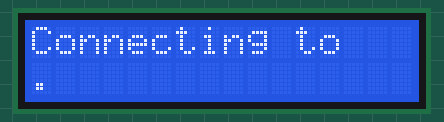
Bench run of a sketch on a simulated ESP32. Parts: 16×2 character LCD. WiFi joins after 1.5 s; servers stay silent unless stated; random numbers use the default seed unless the sketch sets one; no MQTT or app messages arrive unless stated; what the sketch prints to the serial monitor is not drawn.

Above: at 1.1 s.
At 2.6 s:
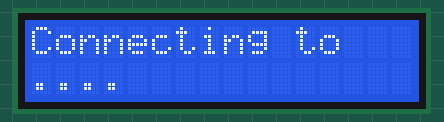
At 4.1 s:
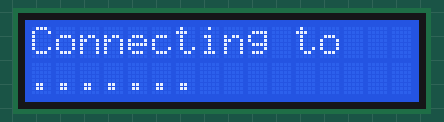
At 5.1 s:
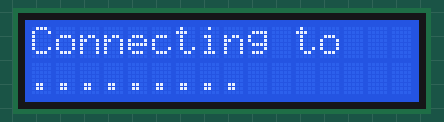
At 6.7 s:
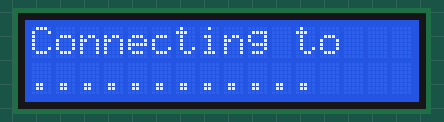
At 7.2 s:
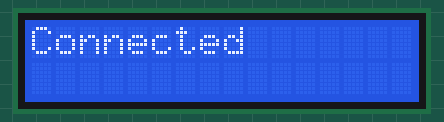

Measured:
- what the display in image 4 shows lasts 0.5 s, from 6.6 s to 7.1 s

The sketch:

VXL_HeThongBaoChay_20231.ino
```cpp
#include <WiFi.h>
#include <PubSubClient.h>
#include <LiquidCrystal_I2C.h>

#define WIFI_SSID "Tang2_Luan"
#define WIFI_PASSWORD "luantrungpro"
#define MQTT_SERVER "test.mosquitto.org"
#define MQTT_PORT 1883

unsigned long previousMillis = 0;
const long interval = 5000;

WiFiClient wifiClient;
PubSubClient client(wifiClient);

const int i2c_addr = 0x27; // Địa chỉ mặc định của màn hình LCD I2C 16x2
LiquidCrystal_I2C lcd(i2c_addr, 16, 2);

void setup_wifi() {
  Serial.print("Connecting to ");
  Serial.println(WIFI_SSID);
  WiFi.begin(WIFI_SSID, WIFI_PASSWORD );
  lcd.setCursor(0, 0);
  lcd.print("Connecting to ");
  while (WiFi.status() != WL_CONNECTED) {
    delay(500);
    Serial.print(".");
    for (int i=0;i<=12;i++){
      delay(500);
      lcd.setCursor(i, 1);
      lcd.print(".");
    }
    lcd.setCursor(0, 1);
    lcd.print("                 ");
  }
    lcd.clear();
    lcd.setCursor(0, 0);
    lcd.print("Connected");
    Serial.println("");
    Serial.println("WiFi connected");
    Serial.println("IP address: ");
    Serial.println(WiFi.localIP());
}

void setup_LCD(){
  lcd.init();
  lcd.backlight();
}

void connect_to_broker() {
  while (!client.connected()) {
    Serial.print("Attempting MQTT connection...");
    String clientId = "lu1";
    clientId += String(random(0xffff), HEX);
    if (client.connect(clientId.c_str())) {
      Serial.println("connected");
      client.publish("lu1","Hello everyone");
    } else {
      Serial.print("failed, rc=");
      Serial.print(client.state());
      Serial.println(" try again in 2 seconds");
      delay(2000);
    }
  }
}

void callback(char* topic, byte *payload, unsigned int length) {
  char status[20];
  Serial.println("-------new message from broker-----");
  Serial.println("topic: ");
  Serial.println(topic);
  Serial.println("message: ");
  Serial.write(payload, length);
  Serial.println();
  for(int i = 0; i<length; i++)
  {
    status[i] = payload[i];
  }
}

void setup() {
  Serial.begin(9600);
  Serial.setTimeout(500);
  setup_LCD();
  setup_wifi();
  client.setServer(MQTT_SERVER, MQTT_PORT );
  client.setCallback(callback);
  connect_to_broker();
  Serial.println("Start transfer");
}


void loop() {
  client.loop();
  if (!client.connected()) {
    connect_to_broker();
  }
}
```
